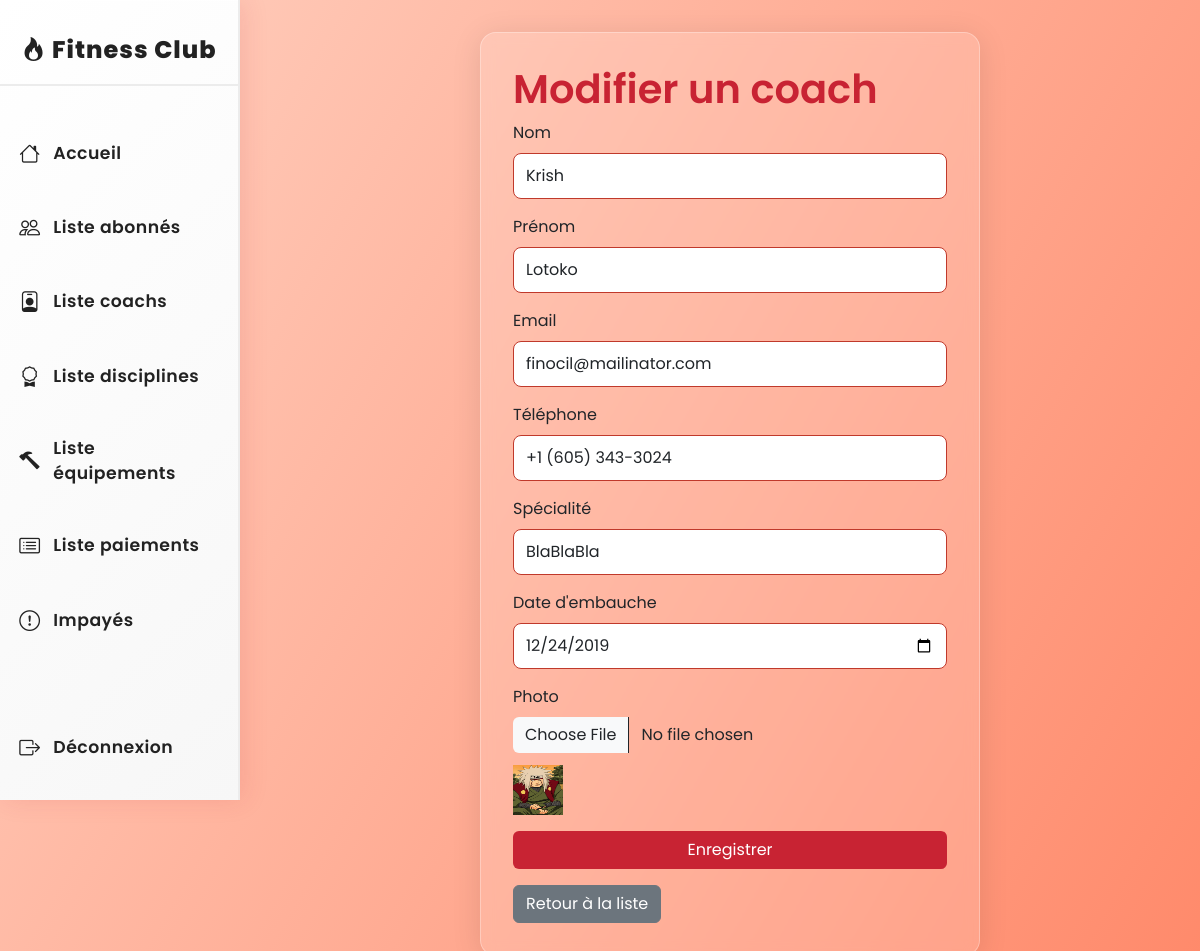
Screenshot of /coach_form.php?id=6 (signed in) with the database file from the repository.
### tables this page shows
CREATE TABLE `coachs` (
  `id` int(11) NOT NULL,
  `nom` varchar(100) NOT NULL,
  `prenom` varchar(100) NOT NULL,
  `email` varchar(150) DEFAULT NULL,
  `telephone` varchar(30) DEFAULT NULL,
  `specialite` varchar(100) DEFAULT NULL,
  `date_embauche` date DEFAULT NULL,
  `photo` varchar(255) DEFAULT NULL
);

### coach_form.php (the view, shortened to what this page needs)
<?php
require_once 'models.php';
$coach = [
    'id' => '',
    'nom' => '',
    'prenom' => '',
    'email' => '',
    'telephone' => '',
    'specialite' => '',
    'date_embauche' => '',
    'photo' => ''
];
if (isset($_GET['id'])) {
    global $pdo;
    $stmt = $pdo->prepare("SELECT * FROM coachs WHERE id = ?");
    $stmt->execute([$_GET['id']]);
    $coach = $stmt->fetch();
}
include 'header.php';
?>
<div class="container glass" style="max-width:500px;">
    <h1><?php echo isset($_GET['id']) ? 'Modifier' : 'Ajouter'; ?> un coach</h1>
    <form method="post" enctype="multipart/form-data">
        <div class="mb-3">
            <label class="form-label">Nom</label>
            <input type="text" name="nom" value="<?php echo htmlspecialchars($coach['nom']); ?>" required class="form-control">
        </div>
        <div class="mb-3">
            <label class="form-label">Prénom</label>
            <input type="text" name="prenom" value="<?php echo htmlspecialchars($coach['prenom']); ?>" required class="form-control">
        </div>
        <div class="mb-3">
            <label class="form-label">Email</label>
            <input type="email" name="email" value="<?php echo htmlspecialchars($coach['email']); ?>" class="form-control">
        </div>
        <div class="mb-3">
            <label class="form-label">Téléphone</label>
            <input type="text" name="telephone" value="<?php echo htmlspecialchars($coach['telephone']); ?>" class="form-control">
        </div>
        <div class="mb-3">
            <label class="form-label">Spécialité</label>
            <input type="text" name="specialite" value="<?php echo htmlspecialchars($coach['specialite']); ?>" class="form-control">
        </div>
        <div class="mb-3">
            <label class="form-label">Date d'embauche</label>
            <input type="date" name="date_embauche" value="<?php echo htmlspecialchars($coach['date_embauche']); ?>" class="form-control">
        </div>
        <div class="mb-3">
            <label class="form-label">Photo</label>
            <input type="file" name="photo" accept="image/*" class="form-control">
            <?php if (!empty($coach['photo'])): ?>
                <img src="uploads/coachs/<?php echo $coach['photo']; ?>" width="50" height="50">
            <?php endif; ?>
        </div>
        <button type="submit" class="btn btn-red w-100">Enregistrer</button>
    </form>
    <a href="liste_coachs.php" class="btn btn-secondary mt-3">Retour à la liste</a>
</div>
<?php include 'footer.php'; ?>

### header.php (style rules this page uses)
body { font-family: 'Poppins', sans-serif; background: linear-gradient(120deg, #ffd1c1 0%, #ff8a6b 100%); min-height: 100vh; }
.glass { background: rgba(255, 255, 255, 0.15); border-radius: 16px; box-shadow: 0 4px 30px rgba(0, 0, 0, 0.1); backdrop-filter: blur(7px); -webkit-backdrop-filter: blur(7px); border: 1px solid rgba(255, 255, 255, 0.3); padding: 2rem; margin-top: 2rem; }
h1, .table thead { color: #c82333; font-weight: 600; }
.btn-red { background: #c82333; color: #fff; }

### coach_form.php (style rules this page uses)
input[type="text"], input[type="email"], input[type="number"], input[type="date"], input[type="password"], select, textarea { width: 100%; padding: 10px 12px; border: 1.5px solid #c0392b; border-radius: 8px; margin-bottom: 12px; font-size: 1rem; background: #fff; box-sizing: border-box; transition: border 0.2s; }
input[type="file"] { border: none; background: none; margin-bottom: 12px; }

### rows the page displays
coachs: nom "Krish", prenom "Lotoko", email "finocil@mailinator.com", telephone "+1 (605) 343-3024", specialite "BlaBlaBla", date_embauche "12/24/2019", photo (picture)
